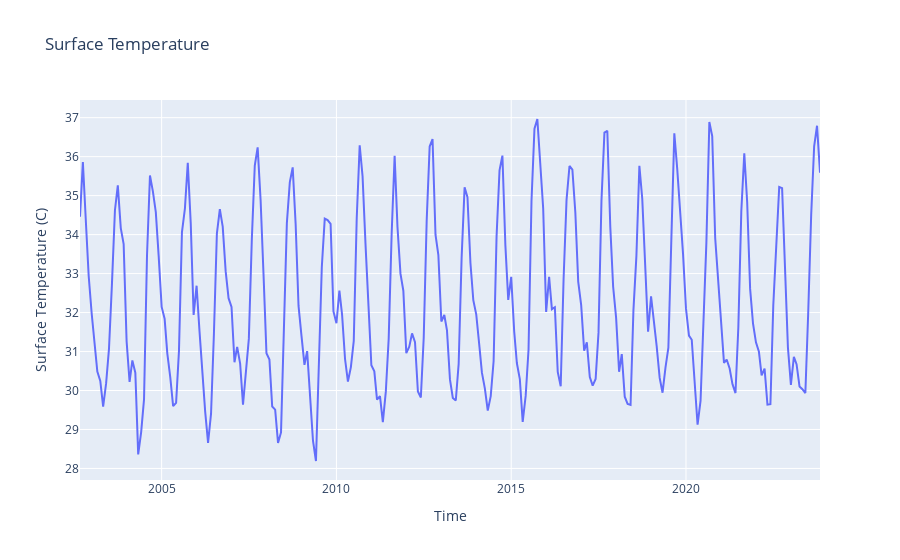

Here is the notebook cell this chart was saved with:
### Code cell
px.line(surface_temp_data, x="Time", y=f'Surface Temperature (C)', title=f'Surface Temperature')

### Figure 1 — Plotly figure (JSON) as saved in the notebook; plotly's stock layout.template omitted (floating-point values rounded to 4 significant figures; data arrays with more than 128 entries replaced by an {"elided": "..."} marker saying what was removed)
{"data": [{"hovertemplate": "Time=%{x}<br>Surface Temperature (C)=%{y}<extra></extra>", "legendgroup": "", "line": {"color": "#636efa", "dash": "solid"}, "marker": {"symbol": "circle"}, "mode": "lines", "name": "", "orientation": "v", "showlegend": false, "type": "scatter", "x": {"elided": "255 str values"}, "xaxis": "x", "y": {"elided": "255 float values"}, "yaxis": "y"}], "layout": {"legend": {"tracegroupgap": 0}, "title": {"text": "Surface Temperature"}, "xaxis": {"anchor": "y", "domain": [0, 1], "title": {"text": "Time"}}, "yaxis": {"anchor": "x", "domain": [0, 1], "title": {"text": "Surface Temperature (C)"}}}}
